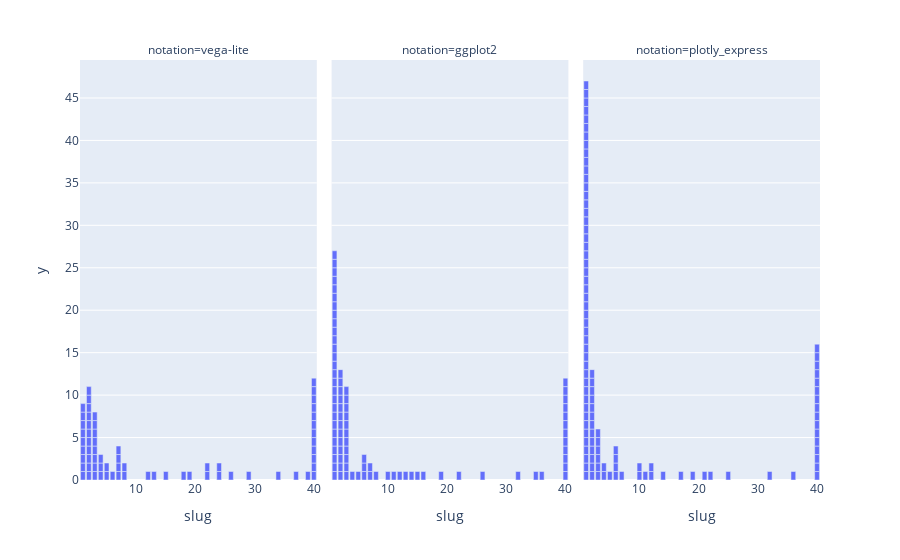

The code cell stored with this chart in its notebook:
### Code cell
px.bar(df, x="slug", y=px.Constant(1), facet_col="notation", hover_name="token")#.add_shape(type="line", x0=0,y0=0, x1=30, y1=30, row="all", col="all")

### Figure 1 — Plotly figure (JSON) as saved in the notebook; plotly's stock layout.template omitted (floating-point values rounded to 4 significant figures)
{"data": [{"alignmentgroup": "True", "hovertemplate": "<b>%{hovertext}</b><br><br>notation=vega-lite<br>slug=%{x}<br>y=%{y}<extra></extra>", "hovertext": ["$schema", ",", "-y", "0", "300000000", "5", ":", "IMDB Rating", "MPAA Rating", "Major Genre", "Production Budget", "Release Date", "Worldwide Gross", "[", "]", "aggregate", "arc", "area", "average", "bar", "bin", "boxplot", "color", "columns", "count", "data", "data/movies.csv", "encoding", "errorbar", "extent", "facet", "field", "groupby", "https://vega.github.io/schema/vega-lite/v5.json", "iqr", "layer", "line", "mark", "mean", "median", "nominal", "normalize", "on", "order", "point", "quantitative", "rect", "regression", "shape", "size", "sort", "stack", "sum", "temporal", "theta", "timeUnit", "transform", "true", "type", "url", "x", "xOffset", "y", "year", "{", "}"], "legendgroup": "", "marker": {"color": "#636efa", "pattern": {"shape": ""}}, "name": "", "offsetgroup": "", "orientation": "v", "showlegend": false, "textposition": "auto", "type": "bar", "x": [40, 40, 1, 3, 3, 2, 40, 3, 22, 19, 24, 7, 18, 4, 4, 29, 1, 2, 1, 15, 5, 3, 24, 2, 13, 40, 40, 40, 1, 4, 2, 40, 2, 40, 1, 3, 8, 40, 5, 2, 26, 2, 3, 1, 12, 22, 2, 3, 1, 2, 1, 2, 8, 7, 1, 7, 3, 6, 34, 40, 39, 2, 37, 7, 40, 40], "xaxis": "x", "y": [1, 1, 1, 1, 1, 1, 1, 1, 1, 1, 1, 1, 1, 1, 1, 1, 1, 1, 1, 1, 1, 1, 1, 1, 1, 1, 1, 1, 1, 1, 1, 1, 1, 1, 1, 1, 1, 1, 1, 1, 1, 1, 1, 1, 1, 1, 1, 1, 1, 1, 1, 1, 1, 1, 1, 1, 1, 1, 1, 1, 1, 1, 1, 1, 1, 1], "yaxis": "y"}, {"alignmentgroup": "True", "hovertemplate": "<b>%{hovertext}</b><br><br>notation=ggplot2<br>slug=%{x}<br>y=%{y}<extra></extra>", "hovertext": ["(", ")", "+", ",", ".x", "0.25", "0.75", "1", "365", "5", "<-", "=", "FALSE", "TRUE", "`IMDB Rating`", "`MPAA Rating`", "`Major Genre`", "`Production Budget`", "`Release Date`", "`Worldwide Gross`", "aes", "after_stat", "bin", "binwidth", "color", "coord_polar", "count", "data/movies.csv", "df", "dodge", "facet_wrap", "fct_infreq", "fill", "fun", "fun.max", "fun.min", "function", "geom_area", "geom_bar", "geom_bin_2d", "geom_boxplot", "geom_histogram", "geom_line", "geom_path", "geom_point", "geom_smooth", "geom_tile", "ggplot", "group", "group_by", "library", "lm", "lubridate", "mean", "median", "method", "na.rm", "ncol", "position", "quantile", "read_csv", "se", "shape", "size", "stage", "start", "stat", "stat_summary", "sum", "summarize_all", "summarize_at", "summary", "summary_2d", "summary_bin", "tidyverse", "vars", "x", "y", "year", "z", "{", "|>", "}", "~"], "legendgroup": "", "marker": {"color": "#636efa", "pattern": {"shape": ""}}, "name": "", "offsetgroup": "", "orientation": "v", "showlegend": false, "textposition": "auto", "type": "bar", "x": [40, 40, 40, 36, 2, 1, 1, 3, 6, 2, 40, 40, 3, 2, 3, 22, 19, 26, 7, 16, 40, 1, 1, 6, 10, 1, 1, 40, 40, 1, 2, 1, 12, 14, 1, 1, 1, 2, 13, 1, 3, 3, 4, 1, 11, 3, 1, 40, 1, 2, 40, 3, 1, 6, 2, 3, 2, 2, 3, 1, 40, 3, 1, 2, 1, 1, 15, 1, 8, 1, 1, 5, 1, 7, 40, 3, 35, 32, 1, 2, 1, 2, 1, 2], "xaxis": "x2", "y": [1, 1, 1, 1, 1, 1, 1, 1, 1, 1, 1, 1, 1, 1, 1, 1, 1, 1, 1, 1, 1, 1, 1, 1, 1, 1, 1, 1, 1, 1, 1, 1, 1, 1, 1, 1, 1, 1, 1, 1, 1, 1, 1, 1, 1, 1, 1, 1, 1, 1, 1, 1, 1, 1, 1, 1, 1, 1, 1, 1, 1, 1, 1, 1, 1, 1, 1, 1, 1, 1, 1, 1, 1, 1, 1, 1, 1, 1, 1, 1, 1, 1, 1, 1], "yaxis": "y2"}, {"alignmentgroup": "True", "hovertemplate": "<b>%{hovertext}</b><br><br>notation=plotly_express<br>slug=%{x}<br>y=%{y}<extra></extra>", "hovertext": ["(", ")", ",", "-", ".", "0", "0.25", "0.75", "1", "10", "5", ":", "<lambda_0>", "<lambda_1>", "=", "==", "Constant", "IMDB Rating", "MPAA Rating", "Major Genre", "Production Budget", "Release Date", "True", "Worldwide Gross", "[", "]", "agg", "apply", "area", "as", "avg", "bar", "barmode", "barnorm", "bins", "box", "categoryorder", "color", "columns", "count", "counts", "data", "data/movies.csv", "density_heatmap", "df", "dt", "error_x", "error_x_minus", "express", "facet_col", "facet_col_wrap", "fig", "fillna", "for", "g", "group", "groupby", "groupnorm", "histfunc", "histogram", "if", "import", "in", "index", "lambda", "line", "lines", "markers", "mean", "median", "mid", "mode", "names", "ols", "overall", "pandas", "pd", "percent", "pie", "plotly", "px", "quantile", "read_csv", "reset_index", "scatter", "showlegend", "size", "sum", "symbol", "t", "to_datetime", "total descending", "trendline", "trendline_scope", "update_traces", "update_xaxes", "value_counts", "x", "y", "year", "z", "{", "}"], "legendgroup": "", "marker": {"color": "#636efa", "pattern": {"shape": ""}}, "name": "", "offsetgroup": "", "orientation": "v", "showlegend": false, "textposition": "auto", "type": "bar", "x": [40, 40, 40, 1, 40, 2, 1, 1, 2, 1, 2, 3, 1, 1, 40, 1, 2, 3, 22, 19, 25, 7, 2, 17, 10, 10, 1, 1, 2, 40, 4, 1, 1, 1, 1, 3, 1, 21, 1, 1, 1, 1, 40, 2, 40, 6, 1, 1, 40, 2, 2, 40, 1, 1, 1, 1, 11, 1, 4, 14, 1, 40, 1, 1, 2, 5, 1, 1, 2, 2, 1, 1, 1, 3, 1, 40, 40, 2, 1, 40, 40, 1, 40, 12, 12, 1, 3, 6, 1, 1, 6, 1, 3, 1, 1, 1, 1, 36, 32, 6, 1, 1, 1], "xaxis": "x3", "y": [1, 1, 1, 1, 1, 1, 1, 1, 1, 1, 1, 1, 1, 1, 1, 1, 1, 1, 1, 1, 1, 1, 1, 1, 1, 1, 1, 1, 1, 1, 1, 1, 1, 1, 1, 1, 1, 1, 1, 1, 1, 1, 1, 1, 1, 1, 1, 1, 1, 1, 1, 1, 1, 1, 1, 1, 1, 1, 1, 1, 1, 1, 1, 1, 1, 1, 1, 1, 1, 1, 1, 1, 1, 1, 1, 1, 1, 1, 1, 1, 1, 1, 1, 1, 1, 1, 1, 1, 1, 1, 1, 1, 1, 1, 1, 1, 1, 1, 1, 1, 1, 1, 1], "yaxis": "y3"}], "layout": {"annotations": [{"font": {}, "showarrow": false, "text": "notation=vega-lite", "x": 0.16, "xanchor": "center", "xref": "paper", "y": 1, "yanchor": "bottom", "yref": "paper"}, {"font": {}, "showarrow": false, "text": "notation=ggplot2", "x": 0.5, "xanchor": "center", "xref": "paper", "y": 1, "yanchor": "bottom", "yref": "paper"}, {"font": {}, "showarrow": false, "text": "notation=plotly_express", "x": 0.84, "xanchor": "center", "xref": "paper", "y": 1, "yanchor": "bottom", "yref": "paper"}], "autosize": true, "barmode": "relative", "legend": {"tracegroupgap": 0}, "margin": {"t": 60}, "xaxis": {"anchor": "y", "autorange": true, "domain": [0, 0.32], "range": [0.5, 40.5], "title": {"text": "slug"}, "type": "linear"}, "xaxis2": {"anchor": "y2", "autorange": true, "domain": [0.34, 0.66], "matches": "x", "range": [0.5, 40.5], "title": {"text": "slug"}, "type": "linear"}, "xaxis3": {"anchor": "y3", "autorange": true, "domain": [0.68, 1.0], "matches": "x", "range": [0.5, 40.5], "title": {"text": "slug"}, "type": "linear"}, "yaxis": {"anchor": "x", "autorange": true, "domain": [0, 1], "range": [0, 49.47], "title": {"text": "y"}, "type": "linear"}, "yaxis2": {"anchor": "x2", "autorange": true, "domain": [0, 1], "matches": "y", "range": [0, 49.47], "showticklabels": false, "type": "linear"}, "yaxis3": {"anchor": "x3", "autorange": true, "domain": [0, 1], "matches": "y", "range": [0, 49.47], "showticklabels": false, "type": "linear"}}}
